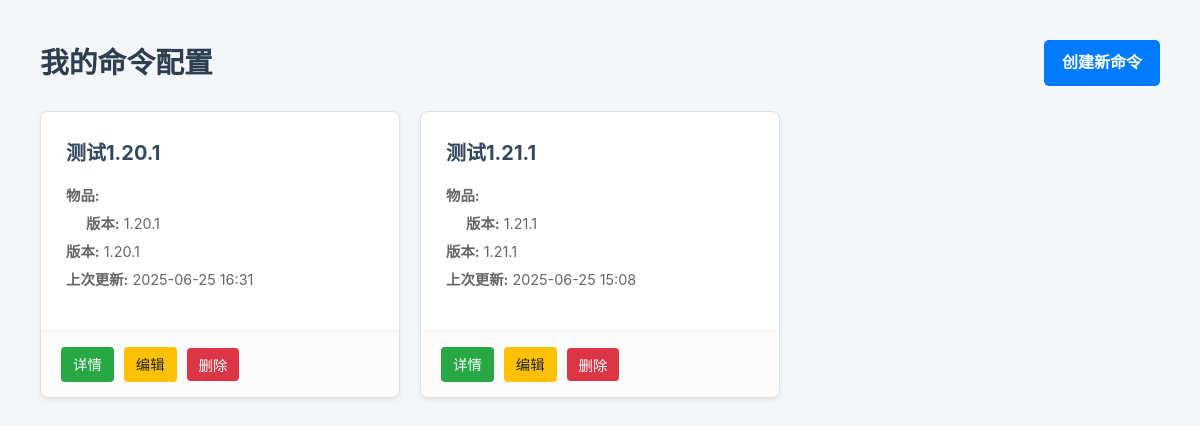
/MC_command/ (signed in), run on an earlier commit of the app's database.
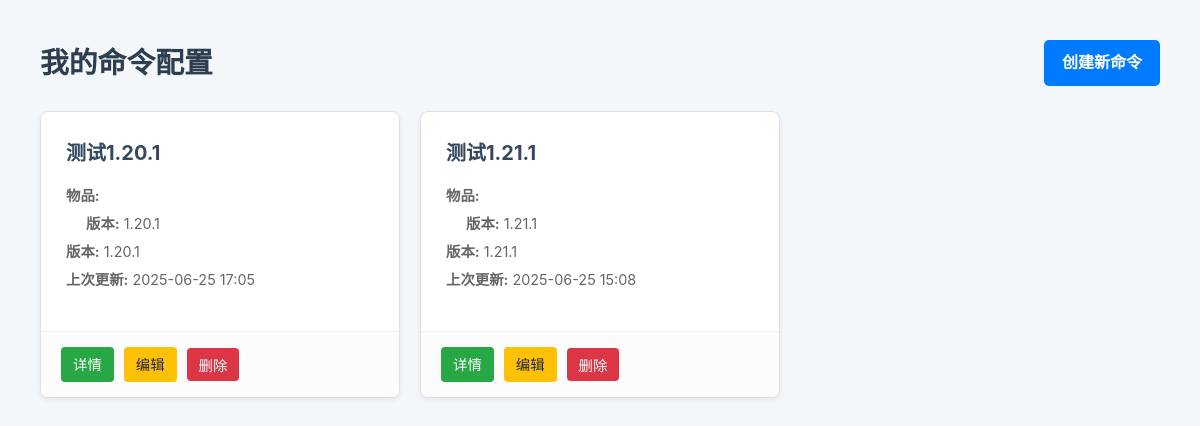
And on a later commit of the database.
### MC_command/models.py (models this page shows, shortened)
class GeneratedCommand(models.Model):
    user = models.ForeignKey(User, on_delete=models.CASCADE, related_name="commands")
    title = models.CharField(max_length=100, help_text="为这个命令配置起一个名字，方便查找")
    target_version = models.ForeignKey(MinecraftVersion, on_delete=models.PROTECT, help_text="命令生成的目标 Minecraft 版本")
    material = models.ForeignKey(Material, on_delete=models.PROTECT, null=True, blank=True, help_text="物品的材质")
    item_type = models.ForeignKey(ItemType, on_delete=models.PROTECT, null=True, blank=True, help_text="物品的基础类型")
    custom_name = models.CharField(max_length=255, blank=True, null=True, help_text="物品在游戏中的自定义名称 (支持JSON文本)")
    lore = models.TextField(blank=True, null=True, help_text="物品的描述文字 (支持JSON文本), 每行用 \\n 分隔")
    count = models.PositiveIntegerField(default=1)
    created_at = models.DateTimeField(auto_now_add=True)
    updated_at = models.DateTimeField(auto_now=True)
    @property
    def item_name(self):
        material_dn = self.material.display_name if self.material else ""
        type_dn = self.item_type.display_name if self.item_type else ""
        if material_dn and type_dn:
            return f"{material_dn} {type_dn}"
        return material_dn or type_dn
    class Meta:
        verbose_name = "物品配置"
        verbose_name_plural = "<0>完整物品配置"

class MinecraftVersion(models.Model):
    version_number = models.CharField(max_length=20, unique=True, help_text="例如 '1.20.1' 或 '1.21.4'")
    ordering_id = models.PositiveIntegerField(unique=True, help_text="用于排序和比较的版本整数ID, 例如 12001 代表 1.20.1")
    class Meta:
        ordering = ['ordering_id']
        verbose_name = "版本"
        verbose_name_plural = "<1>版本"

### MC_command/views.py (the view)
# urls.py: path("", views.index, name="index"),
@login_required
def index(request):
    command_list = GeneratedCommand.objects.filter(user=request.user).order_by("-updated_at")
    context = {
        'command_list': command_list,
    }
    return render(request, 'MC_command/index.html', context)

### MC_command/templates/MC_command/index.html (shortened to what this page needs)
{% extends 'MC_command/base.html' %}
{% block content %}
    <div class="header">
        <h1>我的命令配置</h1>
        <a href="{% url 'MC_command:create' %}" class="btn">创建新命令</a>
    </div>
    <div class="card-grid">
        {% for command in command_list %}
            <div class="command-card">
                <div class="card-body">
                    <h3><a href="{% url 'MC_command:detail' command.id %}">{{ command.title }}</a></h3>
                    <div class="card-meta">
                        <span><strong>物品:</strong> {{ command.item_name }}</span>  <span style="margin-left: 20px;"><strong>版本:</strong> {{ command.target_version.version_number }}</span>
                        <span><strong>版本:</strong> {{ command.target_version.version_number }}</span>
                        <span><strong>上次更新:</strong> {{ command.updated_at|date:"Y-m-d H:i" }}</span>
                    </div>
                </div>
                <div class="card-footer">
                    <a href="{% url 'MC_command:detail' command.id %}" class="action-btn btn-view">详情</a>
                    <a href="{% url 'MC_command:edit' command.id %}" class="action-btn btn-edit">编辑</a>
                    <form action="{% url 'MC_command:delete' command.id %}" method="post" onsubmit="return confirm('您确定要删除此配置吗？');" style="margin: 0;">
                        <button type="submit" class="action-btn btn-delete">删除</button>
                    </form>
                </div>
            </div>
        {% empty %}
            <div class="empty-state">
                <h2>列表为空</h2>
                <p>您还没有创建任何命令配置。点击右上角的“创建新命令”开始吧！</p>
            </div>
        {% endfor %}
    </div>
{% endblock %}

What changed in the data, as far as the page shows it:
changed GeneratedCommand "测试1.20.1": updated_at "2025-06-25 16:31" → "2025-06-25 17:05"
